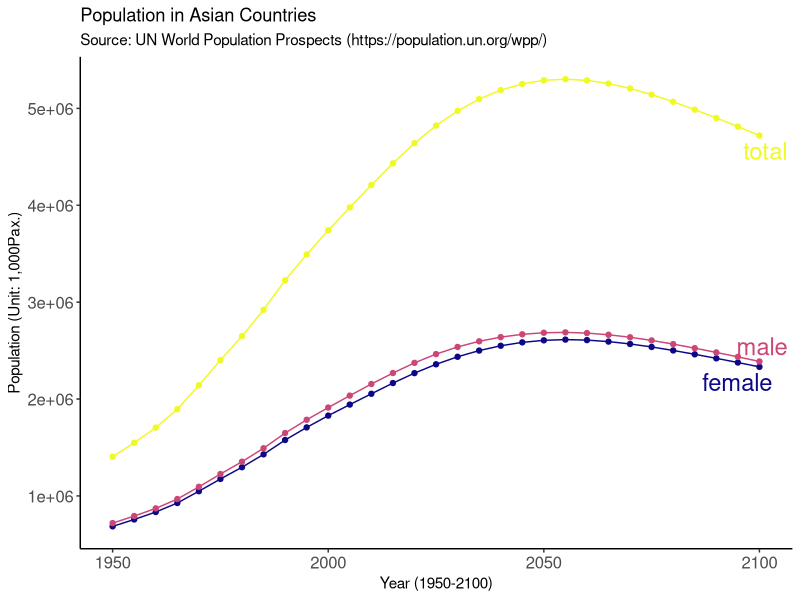

Here is the R script that generated this plot:
####
# Rであそぼ
# 2021年1月14日　
# 宇都宮　譲（長崎大学経済学部）
#### 

####
# 基本的な使い方
# 1.　コードを書く
# 2.　実行したい部分を、矢印＋Shiftで選択する
# 3.　Ctrl + Enterで実行
#
# 困ったときは
# 1. 関数名に?をつけて実行　例）?ggplot2::ggplot
# 2. Googleなどで調べる
#
# コツ
# 1. コメントを書き込む：メモを書いて、メモ部分を選択してCtrl + shift + c
# 2. なにか書いたらすぐにCtrl+sで上書き保存
####

#### Rコード
# 1. ライブラリ（パッケージ）を読み込む
library(tidyverse) # tidyなデータ処理や描画に関するライブラリ詰め合わせ
library(lubridate) # 日付データを手頃にまともに扱えるライブラリ
library(ggrepel)
library(viridis) # viridisカラーパレットを扱うパッケージ。ユニバーサルデザインに必須。
library(viridisLite) # 

# 2. データを読み込む
# データは******からダウンロードしてからRstudio cloudにアップロードする
# もしくは直接読み込む
# 読み込むには、readxlパッケージのread_excel()関数を使う。
tp_01 <- 
  readxl::read_excel(
    path = "total_population_01.xlsx", # ファイルが置いてある場所を指定
    sheet = "Data" # データがあるMSExcelシート
  )

# 3. データを読み込む
# %>% はパイプと呼ばれる関数。
# 左側にあるオブジェクトを、右側にある関数の第一引数に代入する。
# 都度変数をつくり代入する作業を繰り返さずに済むから便利。
tp_01_tidy <- 
  tp_01 %>% 
  # tidyrパッケージのpivot_longer関数を使う。
  # 官庁統計配布時に使われるMSExcelで使いやすい横長データを、
  # Rで使いやすい縦長データに変換する関数
  tidyr::pivot_longer(
    cols = c("total", "female", "male"),
    names_to = "gender",
    values_to = "population"
    ) %>% 
  # もともとの変数名（列名）をまとめるときに使う変数名  # dplyr::mutate()関数
  # オブジェクトに変数を加えるとき、あるいは
  # すでにある変数を変換するときに使う
  dplyr::mutate(
    gender = factor(gender), # 性別を表現する変数を因子型へ変換 
    # lubridateパッケージにあるymd()関数
    # 日付に見える文字列を、日付型データに変換する。
    # 時系列データを取り扱うときはきわめて便利。
    year = lubridate::ymd(
      # baseパッケージにあるpaste()関数。
      # オブジェクトや文字列を連結する関数。
      base::paste(
        year, "-01-01",
        sep = "" # 連結する変数相互に空白を開けない
        )
      )
    )






# 4. 折れ線グラフを作図する
# ggplot2::ggplot()関数が大活躍!!
tp_01_lineplot_01 <- 
  tp_01_tidy %>% 
  #グラフエリアを作る
  ggplot(
    aes(
      x = year, # x軸にはyearと名付けた変数を使う
      y = population, # y軸にはpopulationと名付けた変数を使う
      color = gender # 折れ線グラフ塗り分けにはgenderと名付けた変数を使う
    )
  ) +
  # 折れ線グラフを描く
  geom_line() +
  # データがある各年に点を加える
  geom_point() +
  # 凡例を折れ線グラフ右端にそろえる
  geom_text_repel(
    data = tp_01_tidy %>% 
      dplyr::filter(
        year == max(year)
      ),
    aes(label = gender),
    nudge_x = 50,
    size = 6
  ) +
  # 表題と軸ラベル名を設定する
  labs(
    title = "Population in Asian Countries", # メインタイトル
    subtitle = "Source: UN World Population Prospects (https://population.un.org/wpp/)", # サブタイトル
    x = "Year (1950-2100)", # x軸名
    y = "Population (Unit: 1,000Pax.)", # y軸名 
    color = "Gender" # 凡例名
  ) +
  # scale_color_viridis()関数
  # viridisパッケージを使ってユニバーサルデザインな配色に変える
  scale_color_viridis(
    option = "plasma", # plasmaと名付けられた配色を使う。他にもさまざまな配色がある
    discrete = TRUE # 塗り分けに使う変数は離散的であることを宣言する。
  ) +
  # Classicテーマを使う
  theme_classic() +
  # 見た目詳細を変更する
  theme(
    legend.position = "none", # 凡例位置を調整。値はx軸y軸各々について原点からの距離。
    legend.text = element_text(size = 12), # 
    axis.text = element_text(size = 12) # 
  )

# 5. グラフを保存する
ggsave(
  "tp_01_lineplot_01.pdf", # ファイル名
  plot = tp_01_lineplot_01 # 保存するグラフを格納したオブジェクト
  )

#
##
### おしまい ---
